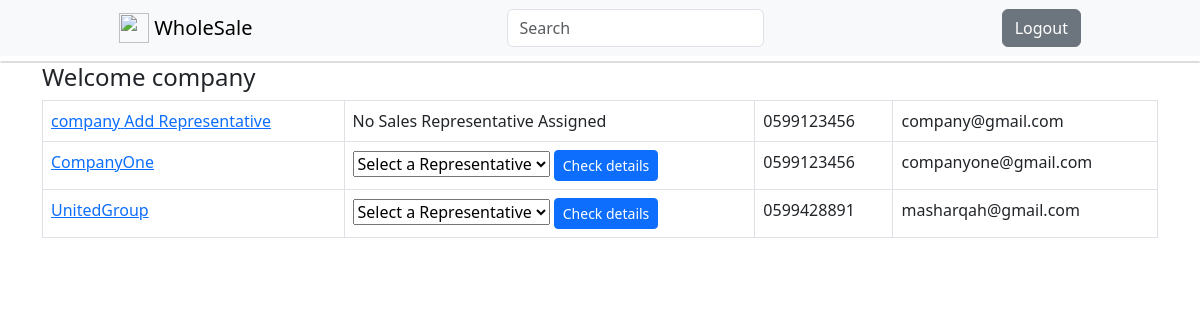
Screenshot of /home (signed in) with the database file from the repository.
### wholesaleapp/models.py (models this page shows)
class User(models.Model):
    name = models.CharField(max_length=255)
    adress = models.CharField(max_length=255)
    telephone_number= models.CharField(max_length=15)
    email = models.CharField(max_length=255)
    password=models.CharField(max_length=255)
    created_at = models.DateTimeField(auto_now_add=True)
    updated_at = models.DateTimeField(auto_now=True)
    objects=UserManager()

### wholesaleapp/views.py (the view)
# urls.py: 2. Add a URL to urlpatterns:  path('', views.home, name='home')
def home(request):
    my_user = User.objects.get(id =request.session['id'])
    users = User.objects.all()
    reps = Representative.objects.all()
    context = {
        'my_user' : my_user,
        'users' : users,
        'reps' : reps,
    }
    return render(request,'stores_display.html',context)

### wholesaleapp/templates/stores_display.html (shortened to what this page needs)
<!DOCTYPE html>
<html lang="en">
<head>
    <link href="https://cdn.jsdelivr.net/npm/bootstrap@5.3.0/dist/css/bootstrap.min.css" rel="stylesheet">
</head>
<body>
    <nav class="navbar navbar-light bg-light justify-content-around" style="background-color: #e3f2fd;">
        <a class="navbar-brand" href="#">
            <img src="https://www.svgrepo.com/show/402074/letter-w.svg" width="30" height="30" class="d-inline-block align-top" alt="">
            WholeSale
          </a>
        <form class="form-inline justify-content-around">
          <input class="form-control mr-sm-2 form-inline" type="search" placeholder="Search" aria-label="Search" id="search-bar">
        </form>
        <divclass="nav-item">
            <button type="button" class="btn btn-secondary"><a class="nav-link" href="/logout">Logout</a></button>
      </nav>
      <div id="autocomplete-results"></div>
    <div class="container">
        <h4>Welcome {{my_user.name}} </h4>
        <table class="table table-bordered">
            <tbody>
                {% for user in users %}
                <tr>
                    <td><a href="/comp_view/{{user.id}}">{{ user.name }}</a>{% if my_user.id == user.id %}<a href="/add_rep"> Add Representative</a>{% endif %}</td>
                    <td>
                        {% if user.reps.exists %}
                            <form action="{% url 'check_details' %}" method="post">
                                <select name="rep_id">
                                    <option value="" selected disabled>Select a Representative</option>
                                </select>
                                <button type="submit" class="btn btn-primary btn-sm">Check details</button>
                            </form>
                        {% else %}
                            No Sales Representative Assigned
                        {% endif %}
                    </td>
                    <td>{{ user.telephone_number }}</td>
                    <td>{{ user.email }}</td>
                </tr>
                {% endfor %}
            </tbody>
        </table>
    </div>
</body>
</html>

### wholesaleapp/templates/stores_display.html (style rules this page uses)
#autocomplete-results { max-height: 200px; overflow-y: auto; border: 1px solid #ddd; border-radius: 4px; margin-top: 5px; }

### rows the page displays
User: name "company", shows "Add Representative", shows "No Sales Representative Assigned", telephone_number "0599123456", email "company@gmail.com"
User: name "CompanyOne", telephone_number "0599123456", email "companyone@gmail.com"
User: name "UnitedGroup", telephone_number "0599428891", email "masharqah@gmail.com"
